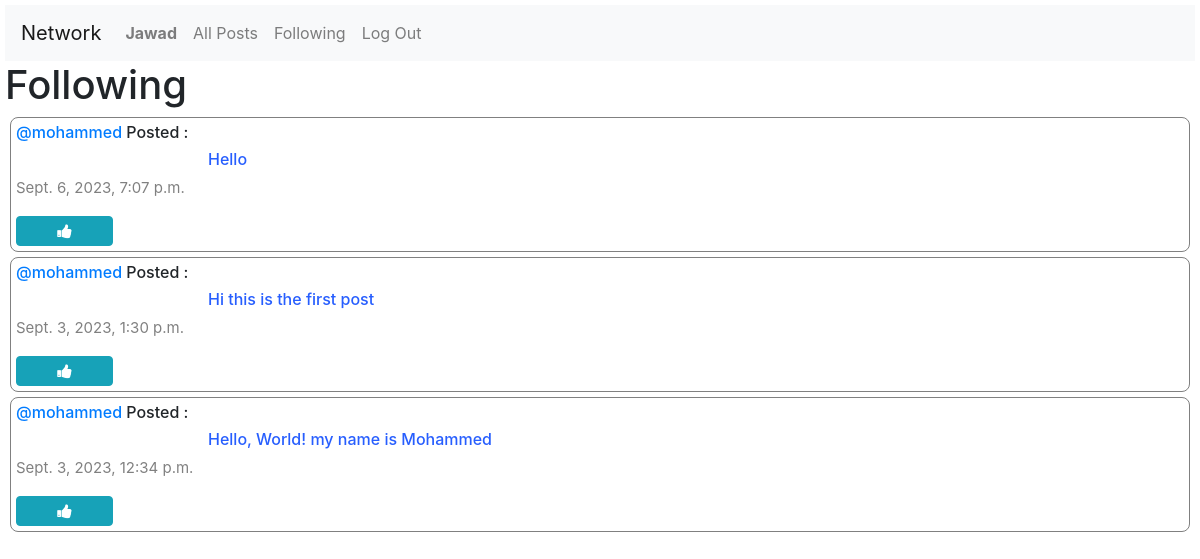
The page /following (signed in) on the database its author committed.
### network/models.py (models this page shows, shortened)
class User(AbstractUser):
    pass

class Post(models.Model):
    user = models.ForeignKey(User , on_delete=models.CASCADE , related_name="userPosts")
    content = models.CharField(max_length=255)
    date = models.DateTimeField(auto_now_add=True)

### network/views.py (the view)
# urls.py: path("following" ,views.following , name="following"),
def following(request):
    currentUser = User.objects.get(pk = request.user.id)
    followingPeople = Follow.objects.filter(user= currentUser)
    posts = Post.objects.all().order_by('id').reverse()
    followingPost=[]
    for post in posts:
        for person in followingPeople:
            if person.user_follower == post.user:
                followingPost.append(post)
    paginator = Paginator(followingPost , 10)
    page_number = request.GET.get('page')
    page_posts = paginator.get_page(page_number)
    return render(request, "network/following.html", {
        "page_posts":page_posts
    })

### network/templates/network/following.html (shortened to what this page needs)
{% extends "network/layout.html" %}
{% block body %}
{% if user.is_authenticated %}
<h1>Following</h1>
        <div class="posts">
            {% for post in page_posts%}
                <div id="posts">
                    <h6> <a  style="text-decoration: none;" href="{% url 'profile' user_id=post.user.id %}">@{{post.user}}</a> Posted :</h6>
                    <h6 style="padding-left: 12rem; color: #275EFE;">{{post.content}}</h6>
                    <p id="date">{{post.date}}</p>
                    {% if post.id in likedWho %}
                            <button id="{{post.id}}" class="btn btn-info fa fa-thumbs-down col-1" onclick="likeHandler({{post.id}}, {{likedWho}})"></button>
                            {% else %}
                            <button id="{{post.id}}"  class="btn btn-info fa fa-thumbs-up col-1"  onclick="likeHandler({{post.id}}, {{likedWho}})"></button>
                            {% endif %}
                </div>
            {% endfor %}
             {% endif %}
{% endblock %}

### network/templates/network/layout.html (shortened to what this page needs)
{% load static %}
<!DOCTYPE html>
<html lang="en">
    <head>
        <link rel="stylesheet" href="https://stackpath.bootstrapcdn.com/bootstrap/4.4.1/css/bootstrap.min.css">
        <link href="{% static 'network/styles.css' %}" rel="stylesheet">
        <link rel="stylesheet" href="https://cdnjs.cloudflare.com/ajax/libs/font-awesome/4.7.0/css/font-awesome.min.css">
    </body>
    </head>
    <body>
        <nav  class="navbar navbar-expand-lg navbar-light bg-light">
            <a  class="navbar-brand" href="{% url 'index' %}">Network</a>
            <div>
              <ul class="navbar-nav mr-auto">
                {% if user.is_authenticated %}
                    <li class="nav-item">
                        <a class="nav-link" href="{% url 'profile' user_id=user.id %}"><strong>{{ user.username }}</strong></a>
                    </li>
                {% endif %}
                <li class="nav-item">
                  <a class="nav-link" href="{% url 'index' %}">All Posts</a>
                </li>
                {% if user.is_authenticated %}
                    <li class="nav-item">
                        <a class="nav-link" href="{% url 'following' %}">Following</a>
                    </li>
                    <li class="nav-item">
                        <a class="nav-link" href="{% url 'logout' %}">Log Out</a>
                    </li>
                {% endif %}
              </ul>
            </div>
          </nav>
        <div class="body">
            {% block body %}
            {% endblock %}
        </div>
    </body>
</html>

### network/static/network/styles.css (style rules this page uses)
body { margin: 5px; }
#Posts-Border , #posts { border: 1px solid gray; padding: 5px; border-radius: 8px; margin: 5px; }
#date { color: gray; font-size: 15px; }

### rows shown on the page
User: username "Jawad"
Post: user "mohammed", content "Hello", date "Sept. 6, 2023, 7:07 p.m."
Post: user "mohammed", content "Hi this is the first post", date "Sept. 3, 2023, 1:30 p.m."
Post: user "mohammed", content "Hello, World! my name is Mohammed", date "Sept. 3, 2023, 12:34 p.m."
